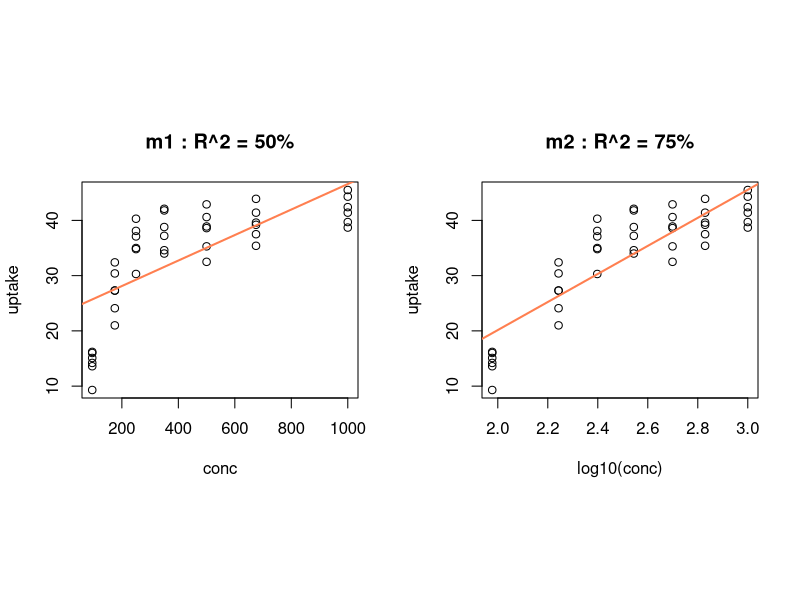

Write R code to recreate this figure.
data(CO2)
d = CO2[CO2$Type=="Quebec", ]

attach(d)

m1 <- lm(uptake ~ conc) 
m2 <- lm(uptake ~ log10(conc))

s1 <- summary(m1)
s2 <- summary(m2)

layout(matrix(1:2, 1), respect=TRUE)
plot(conc, uptake, main = paste0("m1 : R^2 = ", signif(s1$r.squared *100, 2), "%"))
abline(m1, col = "coral", lwd = 2)
plot(log10(conc), uptake, main = paste0("m2 : R^2 = ", signif(s2$r.squared *100, 2), "%"))
abline(m2, col = "coral", lwd = 2)






